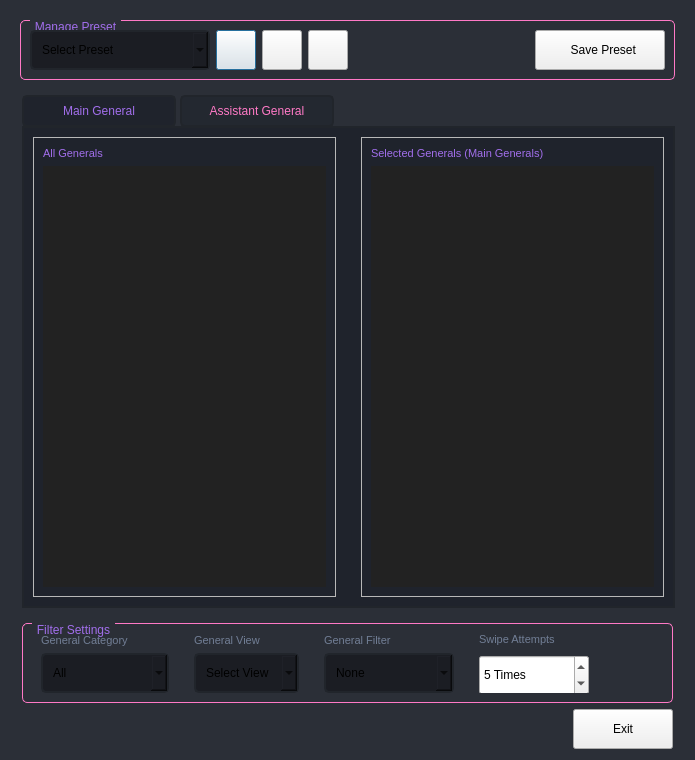
<?xml version="1.0" encoding="UTF-8"?>
<ui version="4.0">
 <class>GeneralsSelectionDialog</class>
 <widget class="QDialog" name="GeneralsSelectionDialog">
  <property name="windowModality">
   <enum>Qt::WindowModality::ApplicationModal</enum>
  </property>
  <property name="geometry">
   <rect>
    <x>0</x>
    <y>0</y>
    <width>695</width>
    <height>760</height>
   </rect>
  </property>
  <property name="windowTitle">
   <string>Manage General Presets</string>
  </property>
  <property name="styleSheet">
   <string notr="true">QDialog{
background-color: rgba(40, 44, 52, 0.9);
}

/* /////////////////////////////////////////////////////////////////////////////////////////////////
QListWidget */
QListWidget {
    background-color: #222; /* Dark base background */
    border: none; /* Remove default border */
    color: #d3d3d3; /* Lighter text color for contrast */
}

QListWidget::item {
    background-color: rgba(40, 44, 52, 0.8); /* Slightly lighter background for items */
    border-bottom: 1px solid rgba(255, 255, 255, 0.15); /* Subtle separator */
    padding: 10px; /* Adjust spacing around text */
}

QListWidget::item:hover {
    background-color: rgba(50, 55, 65, 0.9); /* Highlight on hover */
    border-bottom: 1px solid rgba(255, 255, 255, 0.25); /* Enhanced separator */
}

QListWidget::item:selected {
    background-color:  rgba(40, 44, 52, 0.8); /* Darker background for selected items */
    color: #ffffff; /* White text for better visibility */
}


/* QTabBar */
QTabWidget::pane {
  border: 2px solid rgb(33, 37, 43);
  top:-1px; 
  left:2px;
  background-color: rgba(30, 35, 43, 0.9); 
} 

QTabBar::tab {  
    background-color: rgba(35, 40, 48, 0.9);
    min-width: 150px; 
    min-height:28px;
    padding: 0px  0px; 
    /*color: #aaa;*/
	color: rgb(255, 121, 198);
 	border: 2px solid rgb(33, 37, 43);
    border-radius: 5px;
    margin-left:2px;
    margin-right:2px;
}
QTabBar::tab:selected {  
    color: rgb(161, 110, 235);
    background-color: rgba(30, 35, 43, 0.9); 
    margin-top: 0px;
}
QTabBar::tab:hover {  
    /*color: rgb(161, 110, 235);*/
	color: #aaa;
	background-color: rgb(40, 44, 52);
   /* background-color: rgba(255, 255, 255, 100);*/
    margin-top: 0px;
}





/* /////////////////////////////////////////////////////////////////////////////////////////////////
Tooltip */
QToolTip {
	color: #ffffff;
	background-color: rgba(33, 37, 43, 180);
	border: 1px solid rgb(44, 49, 58);
	background-image: none;
	background-position: left center;
    background-repeat: no-repeat;
	border: none;
	border-left: 2px solid rgb(255, 121, 198);
	text-align: left;
	padding-left: 8px;
	margin: 0px;
}



QLabel { font-size: 11px; color: rgb(113, 126, 149);  }


/* /////////////////////////////////////////////////////////////////////////////////////////////////
ScrollBars */
QScrollBar:horizontal {
    border: none;
    background: rgb(52, 59, 72);
    height: 8px;
    margin: 0px 21px 0 21px;
	border-radius: 0px;
}
QScrollBar::handle:horizontal {
    background: rgb(189, 147, 249);
    min-width: 25px;
	border-radius: 4px
}
QScrollBar::add-line:horizontal {
    border: none;
    background: rgb(55, 63, 77);
    width: 20px;
	border-top-right-radius: 4px;
    border-bottom-right-radius: 4px;
    subcontrol-position: right;
    subcontrol-origin: margin;
}
QScrollBar::sub-line:horizontal {
    border: none;
    background: rgb(55, 63, 77);
    width: 20px;
	border-top-left-radius: 4px;
    border-bottom-left-radius: 4px;
    subcontrol-position: left;
    subcontrol-origin: margin;
}
QScrollBar::up-arrow:horizontal, QScrollBar::down-arrow:horizontal
{
     background: none;
}
QScrollBar::add-page:horizontal, QScrollBar::sub-page:horizontal
{
     background: none;
}
 QScrollBar:vertical {
	border: none;
    background: rgb(52, 59, 72);
    width: 8px;
    margin: 21px 0 21px 0;
	border-radius: 0px;
 }
 QScrollBar::handle:vertical {	
	background: rgb(189, 147, 249);
    min-height: 25px;
	border-radius: 4px
 }
 QScrollBar::add-line:vertical {
     border: none;
    background: rgb(55, 63, 77);
     height: 20px;
	border-bottom-left-radius: 4px;
    border-bottom-right-radius: 4px;
     subcontrol-position: bottom;
     subcontrol-origin: margin;
 }
 QScrollBar::sub-line:vertical {
	border: none;
    background: rgb(55, 63, 77);
     height: 20px;
	border-top-left-radius: 4px;
    border-top-right-radius: 4px;
     subcontrol-position: top;
     subcontrol-origin: margin;
 }
 QScrollBar::up-arrow:vertical, QScrollBar::down-arrow:vertical {
     background: none;
 }

 QScrollBar::add-page:vertical, QScrollBar::sub-page:vertical {
     background: none;
 }

/* /////////////////////////////////////////////////////////////////////////////////////////////////
ComboBox */
QComboBox{
	background-color: rgb(27, 29, 35);
	border-radius: 5px;
	border: 2px solid rgb(33, 37, 43);
	padding: 5px;
	padding-left: 10px;
}
QComboBox:hover{
	border: 2px solid rgb(64, 71, 88);
}
QComboBox::drop-down {
	subcontrol-origin: padding;
	subcontrol-position: top right;
	width: 25px; 
	border-left-width: 3px;
	border-left-color: rgba(39, 44, 54, 150);
	border-left-style: solid;
	border-top-right-radius: 3px;
	border-bottom-right-radius: 3px;	
	background-image: url(:/icons/images/icons/cil-arrow-bottom.png);
	background-position: center;
	background-repeat: no-reperat;
 }
QComboBox QAbstractItemView {
	color: rgb(255, 121, 198);	
	background-color: rgb(33, 37, 43);
	padding: 10px;
	selection-background-color: rgb(39, 44, 54);
}

/* QGroupBox */
QGroupBox { border: 1px solid  rgb(255, 121, 198); border-radius: 5px; margin-top: 0.5em; }
QGroupBox::title { subcontrol-origin: margin; left: 10px; padding: 0 3px 0 3px; }
QGroupBox::title { color: rgb(161, 110, 235); }


</string>
  </property>
  <layout class="QVBoxLayout" name="verticalLayout" stretch="0,15,1,1">
   <item>
    <widget class="QFrame" name="frame">
     <property name="frameShape">
      <enum>QFrame::Shape::NoFrame</enum>
     </property>
     <property name="frameShadow">
      <enum>QFrame::Shadow::Raised</enum>
     </property>
     <layout class="QVBoxLayout" name="verticalLayout_2">
      <item>
       <widget class="QFrame" name="frame_10">
        <property name="frameShape">
         <enum>QFrame::Shape::NoFrame</enum>
        </property>
        <property name="frameShadow">
         <enum>QFrame::Shadow::Raised</enum>
        </property>
        <layout class="QHBoxLayout" name="horizontalLayout_7">
         <property name="leftMargin">
          <number>0</number>
         </property>
         <property name="topMargin">
          <number>0</number>
         </property>
         <property name="rightMargin">
          <number>0</number>
         </property>
         <property name="bottomMargin">
          <number>0</number>
         </property>
         <item>
          <widget class="QGroupBox" name="groupBox">
           <property name="title">
            <string>Manage Preset</string>
           </property>
           <layout class="QHBoxLayout" name="horizontalLayout_8">
            <item alignment="Qt::AlignmentFlag::AlignLeft">
             <widget class="QFrame" name="manage_preset_frame">
              <property name="frameShape">
               <enum>QFrame::Shape::NoFrame</enum>
              </property>
              <property name="frameShadow">
               <enum>QFrame::Shadow::Raised</enum>
              </property>
              <layout class="QHBoxLayout" name="horizontalLayout_6">
               <property name="leftMargin">
                <number>0</number>
               </property>
               <property name="topMargin">
                <number>0</number>
               </property>
               <property name="rightMargin">
                <number>0</number>
               </property>
               <property name="bottomMargin">
                <number>0</number>
               </property>
               <item>
                <widget class="QComboBox" name="preset_combobox">
                 <property name="minimumSize">
                  <size>
                   <width>180</width>
                   <height>40</height>
                  </size>
                 </property>
                 <property name="placeholderText">
                  <string>Select Preset</string>
                 </property>
                 <item>
                  <property name="text">
                   <string>Default</string>
                  </property>
                 </item>
                </widget>
               </item>
               <item>
                <widget class="QPushButton" name="edit_btn">
                 <property name="minimumSize">
                  <size>
                   <width>40</width>
                   <height>40</height>
                  </size>
                 </property>
                 <property name="maximumSize">
                  <size>
                   <width>40</width>
                   <height>40</height>
                  </size>
                 </property>
                 <property name="text">
                  <string/>
                 </property>
                 <property name="icon">
                  <iconset theme="QIcon::ThemeIcon::MailMessageNew"/>
                 </property>
                </widget>
               </item>
               <item>
                <widget class="QPushButton" name="delete_btn">
                 <property name="minimumSize">
                  <size>
                   <width>40</width>
                   <height>40</height>
                  </size>
                 </property>
                 <property name="maximumSize">
                  <size>
                   <width>40</width>
                   <height>40</height>
                  </size>
                 </property>
                 <property name="text">
                  <string/>
                 </property>
                 <property name="icon">
                  <iconset theme="QIcon::ThemeIcon::EditDelete"/>
                 </property>
                </widget>
               </item>
               <item>
                <widget class="QPushButton" name="add_btn">
                 <property name="minimumSize">
                  <size>
                   <width>40</width>
                   <height>40</height>
                  </size>
                 </property>
                 <property name="maximumSize">
                  <size>
                   <width>40</width>
                   <height>40</height>
                  </size>
                 </property>
                 <property name="text">
                  <string/>
                 </property>
                 <property name="icon">
                  <iconset theme="QIcon::ThemeIcon::ListAdd"/>
                 </property>
                </widget>
               </item>
              </layout>
             </widget>
            </item>
            <item alignment="Qt::AlignmentFlag::AlignRight">
             <widget class="QFrame" name="frame_12">
              <property name="frameShape">
               <enum>QFrame::Shape::NoFrame</enum>
              </property>
              <property name="frameShadow">
               <enum>QFrame::Shadow::Raised</enum>
              </property>
              <layout class="QHBoxLayout" name="horizontalLayout_9">
               <property name="leftMargin">
                <number>0</number>
               </property>
               <property name="topMargin">
                <number>0</number>
               </property>
               <property name="rightMargin">
                <number>0</number>
               </property>
               <property name="bottomMargin">
                <number>0</number>
               </property>
               <item>
                <widget class="QPushButton" name="save_btn">
                 <property name="minimumSize">
                  <size>
                   <width>130</width>
                   <height>40</height>
                  </size>
                 </property>
                 <property name="maximumSize">
                  <size>
                   <width>16777215</width>
                   <height>40</height>
                  </size>
                 </property>
                 <property name="text">
                  <string>  Save Preset</string>
                 </property>
                 <property name="icon">
                  <iconset theme="QIcon::ThemeIcon::DocumentSave"/>
                 </property>
                </widget>
               </item>
              </layout>
             </widget>
            </item>
           </layout>
          </widget>
         </item>
        </layout>
       </widget>
      </item>
     </layout>
    </widget>
   </item>
   <item>
    <widget class="QFrame" name="frame_2">
     <property name="frameShape">
      <enum>QFrame::Shape::NoFrame</enum>
     </property>
     <property name="frameShadow">
      <enum>QFrame::Shadow::Raised</enum>
     </property>
     <layout class="QHBoxLayout" name="horizontalLayout">
      <property name="topMargin">
       <number>0</number>
      </property>
      <item>
       <widget class="QTabWidget" name="tabWidget">
        <property name="currentIndex">
         <number>0</number>
        </property>
        <widget class="QWidget" name="tab">
         <attribute name="title">
          <string>Main General</string>
         </attribute>
         <layout class="QVBoxLayout" name="verticalLayout_5" stretch="7">
          <item>
           <widget class="QWidget" name="widget" native="true">
            <layout class="QHBoxLayout" name="horizontalLayout_2">
             <property name="spacing">
              <number>25</number>
             </property>
             <property name="leftMargin">
              <number>0</number>
             </property>
             <property name="topMargin">
              <number>0</number>
             </property>
             <property name="rightMargin">
              <number>0</number>
             </property>
             <property name="bottomMargin">
              <number>0</number>
             </property>
             <item>
              <widget class="QFrame" name="frame_4">
               <property name="frameShape">
                <enum>QFrame::Shape::StyledPanel</enum>
               </property>
               <property name="frameShadow">
                <enum>QFrame::Shadow::Raised</enum>
               </property>
               <layout class="QVBoxLayout" name="verticalLayout_3">
                <item>
                 <widget class="QLabel" name="label_2">
                  <property name="styleSheet">
                   <string notr="true">font: 700 10pt &quot;Segoe UI&quot;;
color: rgb(161, 110, 235);</string>
                  </property>
                  <property name="text">
                   <string>All Generals</string>
                  </property>
                 </widget>
                </item>
                <item>
                 <widget class="QListWidget" name="all_generals_main">
                  <property name="acceptDrops">
                   <bool>true</bool>
                  </property>
                  <property name="frameShape">
                   <enum>QFrame::Shape::Panel</enum>
                  </property>
                  <property name="frameShadow">
                   <enum>QFrame::Shadow::Raised</enum>
                  </property>
                  <property name="editTriggers">
                   <set>QAbstractItemView::EditTrigger::AllEditTriggers</set>
                  </property>
                  <property name="dragEnabled">
                   <bool>false</bool>
                  </property>
                  <property name="dragDropOverwriteMode">
                   <bool>false</bool>
                  </property>
                  <property name="dragDropMode">
                   <enum>QAbstractItemView::DragDropMode::DragDrop</enum>
                  </property>
                  <property name="defaultDropAction">
                   <enum>Qt::DropAction::MoveAction</enum>
                  </property>
                  <property name="textElideMode">
                   <enum>Qt::TextElideMode::ElideRight</enum>
                  </property>
                  <property name="verticalScrollMode">
                   <enum>QAbstractItemView::ScrollMode::ScrollPerPixel</enum>
                  </property>
                  <property name="horizontalScrollMode">
                   <enum>QAbstractItemView::ScrollMode::ScrollPerPixel</enum>
                  </property>
                  <property name="movement">
                   <enum>QListView::Movement::Snap</enum>
                  </property>
                  <property name="flow">
                   <enum>QListView::Flow::TopToBottom</enum>
                  </property>
                  <property name="layoutMode">
                   <enum>QListView::LayoutMode::SinglePass</enum>
                  </property>
                  <property name="spacing">
                   <number>2</number>
                  </property>
                  <property name="viewMode">
                   <enum>QListView::ViewMode::ListMode</enum>
                  </property>
                  <property name="wordWrap">
                   <bool>true</bool>
                  </property>
                  <property name="selectionRectVisible">
                   <bool>false</bool>
                  </property>
                  <property name="sortingEnabled">
                   <bool>true</bool>
                  </property>
                  <property name="item_info" stdset="0">
                   <string/>
                  </property>
                 </widget>
                </item>
               </layout>
              </widget>
             </item>
             <item>
              <widget class="QFrame" name="frame_5">
               <property name="frameShape">
                <enum>QFrame::Shape::StyledPanel</enum>
               </property>
               <property name="frameShadow">
                <enum>QFrame::Shadow::Raised</enum>
               </property>
               <layout class="QVBoxLayout" name="verticalLayout_4">
                <item>
                 <widget class="QLabel" name="label_3">
                  <property name="styleSheet">
                   <string notr="true">font: 700 10pt &quot;Segoe UI&quot;;
color: rgb(161, 110, 235);</string>
                  </property>
                  <property name="text">
                   <string>Selected Generals (Main Generals)</string>
                  </property>
                 </widget>
                </item>
                <item>
                 <widget class="QListWidget" name="selected_generals_main">
                  <property name="acceptDrops">
                   <bool>true</bool>
                  </property>
                  <property name="editTriggers">
                   <set>QAbstractItemView::EditTrigger::AllEditTriggers</set>
                  </property>
                  <property name="dragEnabled">
                   <bool>false</bool>
                  </property>
                  <property name="dragDropOverwriteMode">
                   <bool>false</bool>
                  </property>
                  <property name="dragDropMode">
                   <enum>QAbstractItemView::DragDropMode::DragDrop</enum>
                  </property>
                  <property name="defaultDropAction">
                   <enum>Qt::DropAction::MoveAction</enum>
                  </property>
                  <property name="verticalScrollMode">
                   <enum>QAbstractItemView::ScrollMode::ScrollPerPixel</enum>
                  </property>
                  <property name="horizontalScrollMode">
                   <enum>QAbstractItemView::ScrollMode::ScrollPerPixel</enum>
                  </property>
                  <property name="movement">
                   <enum>QListView::Movement::Snap</enum>
                  </property>
                  <property name="spacing">
                   <number>2</number>
                  </property>
                  <property name="wordWrap">
                   <bool>true</bool>
                  </property>
                  <property name="sortingEnabled">
                   <bool>false</bool>
                  </property>
                  <property name="item_info" stdset="0">
                   <string/>
                  </property>
                 </widget>
                </item>
               </layout>
              </widget>
             </item>
            </layout>
           </widget>
          </item>
         </layout>
        </widget>
        <widget class="QWidget" name="tab_2">
         <attribute name="title">
          <string>Assistant General</string>
         </attribute>
         <layout class="QVBoxLayout" name="verticalLayout_10" stretch="7">
          <item>
           <widget class="QWidget" name="widget_3" native="true">
            <layout class="QHBoxLayout" name="horizontalLayout_4">
             <property name="spacing">
              <number>25</number>
             </property>
             <property name="leftMargin">
              <number>0</number>
             </property>
             <property name="topMargin">
              <number>0</number>
             </property>
             <property name="rightMargin">
              <number>0</number>
             </property>
             <property name="bottomMargin">
              <number>0</number>
             </property>
             <item>
              <widget class="QFrame" name="frame_6">
               <property name="frameShape">
                <enum>QFrame::Shape::StyledPanel</enum>
               </property>
               <property name="frameShadow">
                <enum>QFrame::Shadow::Raised</enum>
               </property>
               <layout class="QVBoxLayout" name="verticalLayout_7">
                <item>
                 <widget class="QLabel" name="label_4">
                  <property name="styleSheet">
                   <string notr="true">font: 700 10pt &quot;Segoe UI&quot;;
color: rgb(161, 110, 235);</string>
                  </property>
                  <property name="text">
                   <string>All Generals</string>
                  </property>
                 </widget>
                </item>
                <item>
                 <widget class="QListWidget" name="all_generals_assistant">
                  <property name="frameShape">
                   <enum>QFrame::Shape::Panel</enum>
                  </property>
                  <property name="frameShadow">
                   <enum>QFrame::Shadow::Raised</enum>
                  </property>
                  <property name="editTriggers">
                   <set>QAbstractItemView::EditTrigger::AllEditTriggers</set>
                  </property>
                  <property name="dragEnabled">
                   <bool>false</bool>
                  </property>
                  <property name="dragDropOverwriteMode">
                   <bool>false</bool>
                  </property>
                  <property name="dragDropMode">
                   <enum>QAbstractItemView::DragDropMode::DragDrop</enum>
                  </property>
                  <property name="defaultDropAction">
                   <enum>Qt::DropAction::MoveAction</enum>
                  </property>
                  <property name="textElideMode">
                   <enum>Qt::TextElideMode::ElideRight</enum>
                  </property>
                  <property name="verticalScrollMode">
                   <enum>QAbstractItemView::ScrollMode::ScrollPerPixel</enum>
                  </property>
                  <property name="horizontalScrollMode">
                   <enum>QAbstractItemView::ScrollMode::ScrollPerPixel</enum>
                  </property>
                  <property name="movement">
                   <enum>QListView::Movement::Snap</enum>
                  </property>
                  <property name="flow">
                   <enum>QListView::Flow::TopToBottom</enum>
                  </property>
                  <property name="layoutMode">
                   <enum>QListView::LayoutMode::SinglePass</enum>
                  </property>
                  <property name="spacing">
                   <number>2</number>
                  </property>
                  <property name="viewMode">
                   <enum>QListView::ViewMode::ListMode</enum>
                  </property>
                  <property name="wordWrap">
                   <bool>true</bool>
                  </property>
                  <property name="selectionRectVisible">
                   <bool>false</bool>
                  </property>
                  <property name="sortingEnabled">
                   <bool>true</bool>
                  </property>
                  <property name="item_info" stdset="0">
                   <string/>
                  </property>
                 </widget>
                </item>
               </layout>
              </widget>
             </item>
             <item>
              <widget class="QFrame" name="frame_7">
               <property name="frameShape">
                <enum>QFrame::Shape::StyledPanel</enum>
               </property>
               <property name="frameShadow">
                <enum>QFrame::Shadow::Raised</enum>
               </property>
               <layout class="QVBoxLayout" name="verticalLayout_8">
                <item>
                 <widget class="QLabel" name="label_5">
                  <property name="styleSheet">
                   <string notr="true">font: 700 10pt &quot;Segoe UI&quot;;
color: rgb(161, 110, 235);</string>
                  </property>
                  <property name="text">
                   <string>Selected Generals (Assistant Generals)</string>
                  </property>
                 </widget>
                </item>
                <item>
                 <widget class="QListWidget" name="selected_generals_assistant">
                  <property name="editTriggers">
                   <set>QAbstractItemView::EditTrigger::AllEditTriggers</set>
                  </property>
                  <property name="dragDropMode">
                   <enum>QAbstractItemView::DragDropMode::DragDrop</enum>
                  </property>
                  <property name="defaultDropAction">
                   <enum>Qt::DropAction::MoveAction</enum>
                  </property>
                  <property name="verticalScrollMode">
                   <enum>QAbstractItemView::ScrollMode::ScrollPerPixel</enum>
                  </property>
                  <property name="horizontalScrollMode">
                   <enum>QAbstractItemView::ScrollMode::ScrollPerPixel</enum>
                  </property>
                  <property name="movement">
                   <enum>QListView::Movement::Snap</enum>
                  </property>
                  <property name="spacing">
                   <number>2</number>
                  </property>
                  <property name="wordWrap">
                   <bool>true</bool>
                  </property>
                  <property name="sortingEnabled">
                   <bool>false</bool>
                  </property>
                  <property name="item_info" stdset="0">
                   <string/>
                  </property>
                 </widget>
                </item>
               </layout>
              </widget>
             </item>
            </layout>
           </widget>
          </item>
         </layout>
        </widget>
       </widget>
      </item>
     </layout>
    </widget>
   </item>
   <item>
    <widget class="QFrame" name="frame_8">
     <property name="frameShape">
      <enum>QFrame::Shape::NoFrame</enum>
     </property>
     <property name="frameShadow">
      <enum>QFrame::Shadow::Raised</enum>
     </property>
     <layout class="QVBoxLayout" name="verticalLayout_16">
      <property name="leftMargin">
       <number>11</number>
      </property>
      <property name="topMargin">
       <number>0</number>
      </property>
      <property name="rightMargin">
       <number>11</number>
      </property>
      <property name="bottomMargin">
       <number>0</number>
      </property>
      <item>
       <widget class="QGroupBox" name="groupBox_3">
        <property name="title">
         <string>Filter Settings</string>
        </property>
        <layout class="QVBoxLayout" name="verticalLayout_6">
         <item alignment="Qt::AlignmentFlag::AlignLeft">
          <widget class="QFrame" name="frame_9">
           <property name="frameShape">
            <enum>QFrame::Shape::NoFrame</enum>
           </property>
           <property name="frameShadow">
            <enum>QFrame::Shadow::Raised</enum>
           </property>
           <layout class="QHBoxLayout" name="horizontalLayout_5">
            <property name="spacing">
             <number>7</number>
            </property>
            <property name="leftMargin">
             <number>0</number>
            </property>
            <property name="topMargin">
             <number>0</number>
            </property>
            <property name="rightMargin">
             <number>0</number>
            </property>
            <property name="bottomMargin">
             <number>0</number>
            </property>
            <item>
             <widget class="QWidget" name="widget_7" native="true">
              <layout class="QVBoxLayout" name="verticalLayout_14">
               <property name="topMargin">
                <number>0</number>
               </property>
               <property name="bottomMargin">
                <number>0</number>
               </property>
               <item>
                <widget class="QLabel" name="label_9">
                 <property name="text">
                  <string>General Category</string>
                 </property>
                </widget>
               </item>
               <item>
                <widget class="QComboBox" name="category_combobox">
                 <property name="minimumSize">
                  <size>
                   <width>0</width>
                   <height>40</height>
                  </size>
                 </property>
                 <property name="maximumSize">
                  <size>
                   <width>160</width>
                   <height>16777215</height>
                  </size>
                 </property>
                 <property name="currentIndex">
                  <number>0</number>
                 </property>
                 <property name="placeholderText">
                  <string>Select Category</string>
                 </property>
                 <item>
                  <property name="text">
                   <string>All</string>
                  </property>
                 </item>
                 <item>
                  <property name="text">
                   <string>Military</string>
                  </property>
                 </item>
                 <item>
                  <property name="text">
                   <string>Development</string>
                  </property>
                 </item>
                 <item>
                  <property name="text">
                   <string>Duty</string>
                  </property>
                 </item>
                 <item>
                  <property name="text">
                   <string>Subordinate City</string>
                  </property>
                 </item>
                </widget>
               </item>
              </layout>
             </widget>
            </item>
            <item>
             <widget class="QWidget" name="widget_4" native="true">
              <layout class="QVBoxLayout" name="verticalLayout_11">
               <property name="topMargin">
                <number>0</number>
               </property>
               <property name="bottomMargin">
                <number>0</number>
               </property>
               <item>
                <widget class="QLabel" name="label_7">
                 <property name="text">
                  <string>General View</string>
                 </property>
                </widget>
               </item>
               <item>
                <widget class="QComboBox" name="view__combobox">
                 <property name="minimumSize">
                  <size>
                   <width>0</width>
                   <height>40</height>
                  </size>
                 </property>
                 <property name="placeholderText">
                  <string>Select View</string>
                 </property>
                 <item>
                  <property name="text">
                   <string>Details View</string>
                  </property>
                 </item>
                 <item>
                  <property name="text">
                   <string>List View</string>
                  </property>
                 </item>
                </widget>
               </item>
              </layout>
             </widget>
            </item>
            <item>
             <widget class="QWidget" name="general_filter_widget" native="true">
              <layout class="QVBoxLayout" name="verticalLayout_12">
               <property name="topMargin">
                <number>0</number>
               </property>
               <property name="bottomMargin">
                <number>0</number>
               </property>
               <item>
                <widget class="QLabel" name="label_8">
                 <property name="text">
                  <string>General Filter</string>
                 </property>
                </widget>
               </item>
               <item>
                <widget class="QCheckComboBox" name="comboBox">
                 <property name="minimumSize">
                  <size>
                   <width>130</width>
                   <height>40</height>
                  </size>
                 </property>
                 <property name="currentIndex">
                  <number>-1</number>
                 </property>
                 <property name="placeholderText">
                  <string>None</string>
                 </property>
                 <item>
                  <property name="text">
                   <string>Favorite</string>
                  </property>
                 </item>
                 <item>
                  <property name="text">
                   <string>Idle</string>
                  </property>
                 </item>
                </widget>
               </item>
              </layout>
             </widget>
            </item>
            <item>
             <widget class="QWidget" name="widget_2" native="true">
              <layout class="QVBoxLayout" name="verticalLayout_9">
               <property name="spacing">
                <number>7</number>
               </property>
               <property name="sizeConstraint">
                <enum>QLayout::SizeConstraint::SetDefaultConstraint</enum>
               </property>
               <property name="topMargin">
                <number>0</number>
               </property>
               <property name="bottomMargin">
                <number>0</number>
               </property>
               <item>
                <widget class="QLabel" name="label_6">
                 <property name="text">
                  <string>Swipe Attempts</string>
                 </property>
                </widget>
               </item>
               <item>
                <widget class="QSpinBox" name="swipe_attempts_spinbox">
                 <property name="minimumSize">
                  <size>
                   <width>110</width>
                   <height>40</height>
                  </size>
                 </property>
                 <property name="maximumSize">
                  <size>
                   <width>100</width>
                   <height>35</height>
                  </size>
                 </property>
                 <property name="suffix">
                  <string> Times</string>
                 </property>
                 <property name="maximum">
                  <number>20</number>
                 </property>
                 <property name="value">
                  <number>5</number>
                 </property>
                 <property name="profile_id" stdset="0">
                  <number>0</number>
                 </property>
                </widget>
               </item>
              </layout>
             </widget>
            </item>
           </layout>
          </widget>
         </item>
        </layout>
       </widget>
      </item>
     </layout>
    </widget>
   </item>
   <item>
    <widget class="QFrame" name="frame_3">
     <property name="frameShape">
      <enum>QFrame::Shape::NoFrame</enum>
     </property>
     <property name="frameShadow">
      <enum>QFrame::Shadow::Raised</enum>
     </property>
     <layout class="QHBoxLayout" name="horizontalLayout_3">
      <property name="leftMargin">
       <number>0</number>
      </property>
      <property name="topMargin">
       <number>0</number>
      </property>
      <property name="rightMargin">
       <number>11</number>
      </property>
      <property name="bottomMargin">
       <number>0</number>
      </property>
      <item alignment="Qt::AlignmentFlag::AlignRight">
       <widget class="QPushButton" name="exit_btn">
        <property name="minimumSize">
         <size>
          <width>100</width>
          <height>40</height>
         </size>
        </property>
        <property name="text">
         <string>Exit</string>
        </property>
       </widget>
      </item>
     </layout>
    </widget>
   </item>
  </layout>
 </widget>
 <customwidgets>
  <customwidget>
   <class>QCheckComboBox</class>
   <extends>QComboBox</extends>
   <header>core.custom_widgets.QCheckComboBox</header>
  </customwidget>
 </customwidgets>
 <resources/>
 <connections/>
</ui>
